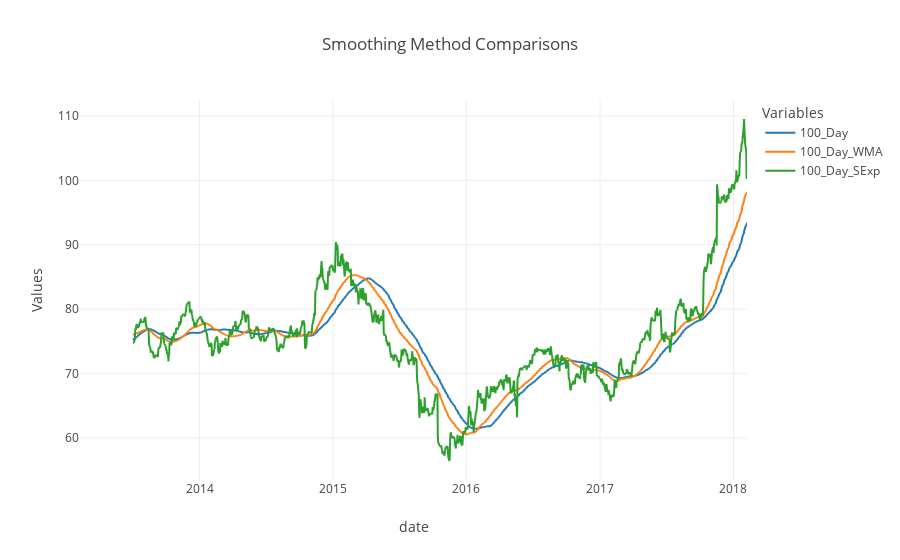

The notebook cell saved with this chart:
### Markdown cell above
### Add the simple exponential smoothing values to your multi-line plot containing the simple and weighted moving average values and evaluate how they differ.

### Code cell
#melt for plot
melted_sw = pd.melt(walmart,
                    id_vars='date',
                    value_vars=['100_Day', '100_Day_WMA', '100_Day_SExp'],
                    var_name='Variables',
                    value_name='Values')

#graph
ilinechart(melted_sw, 'date', 'Values', groups='Variables', 
           title='Smoothing Method Comparisons')

### Figure 1 — Plotly figure (JSON) as saved in the notebook; plotly's stock layout.template omitted (floating-point values rounded to 4 significant figures; data arrays with more than 128 entries replaced by an {"elided": "..."} marker saying what was removed)
{"data": [{"hovertemplate": "Variables=100_Day<br>date=%{x}<br>Values=%{y}<extra></extra>", "legendgroup": "100_Day", "line": {"color": "#1F77B4", "dash": "solid"}, "mode": "lines", "name": "100_Day", "showlegend": true, "type": "scattergl", "x": {"elided": "1259 str values"}, "xaxis": "x", "y": {"elided": "1259 float values"}, "yaxis": "y"}, {"hovertemplate": "Variables=100_Day_WMA<br>date=%{x}<br>Values=%{y}<extra></extra>", "legendgroup": "100_Day_WMA", "line": {"color": "#FF7F0E", "dash": "solid"}, "mode": "lines", "name": "100_Day_WMA", "showlegend": true, "type": "scattergl", "x": {"elided": "1259 str values"}, "xaxis": "x", "y": {"elided": "1259 float values"}, "yaxis": "y"}, {"hovertemplate": "Variables=100_Day_SExp<br>date=%{x}<br>Values=%{y}<extra></extra>", "legendgroup": "100_Day_SExp", "line": {"color": "#2CA02C", "dash": "solid"}, "mode": "lines", "name": "100_Day_SExp", "showlegend": true, "type": "scattergl", "x": {"elided": "1259 str values"}, "xaxis": "x", "y": {"elided": "1259 float values"}, "yaxis": "y"}], "layout": {"legend": {"title": {"text": "Variables"}, "tracegroupgap": 0}, "title": {"text": "Smoothing Method Comparisons"}, "xaxis": {"anchor": "y", "domain": [0, 1], "title": {"text": "date"}}, "yaxis": {"anchor": "x", "domain": [0, 1], "title": {"text": "Values"}}}}
